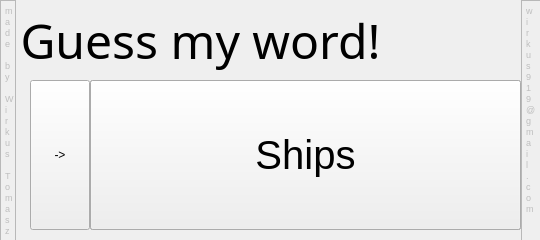
<?xml version="1.0" encoding="UTF-8"?>
<ui version="4.0">
 <class>Lobby</class>
 <widget class="QWidget" name="Lobby">
  <property name="windowModality">
   <enum>Qt::NonModal</enum>
  </property>
  <property name="geometry">
   <rect>
    <x>0</x>
    <y>0</y>
    <width>540</width>
    <height>240</height>
   </rect>
  </property>
  <property name="maximumSize">
   <size>
    <width>540</width>
    <height>240</height>
   </size>
  </property>
  <property name="windowTitle">
   <string>Widget</string>
  </property>
  <widget class="QLabel" name="titlelabel">
   <property name="geometry">
    <rect>
     <x>-30</x>
     <y>0</y>
     <width>461</width>
     <height>81</height>
    </rect>
   </property>
   <property name="minimumSize">
    <size>
     <width>0</width>
     <height>0</height>
    </size>
   </property>
   <property name="font">
    <font>
     <family>MV Boli</family>
     <pointsize>36</pointsize>
    </font>
   </property>
   <property name="text">
    <string>Guess my word!</string>
   </property>
   <property name="alignment">
    <set>Qt::AlignCenter</set>
   </property>
  </widget>
  <widget class="QLabel" name="graphiclabel">
   <property name="geometry">
    <rect>
     <x>400</x>
     <y>10</y>
     <width>111</width>
     <height>61</height>
    </rect>
   </property>
   <property name="sizePolicy">
    <sizepolicy hsizetype="Fixed" vsizetype="Preferred">
     <horstretch>0</horstretch>
     <verstretch>0</verstretch>
    </sizepolicy>
   </property>
   <property name="text">
    <string/>
   </property>
   <property name="pixmap">
    <pixmap>:/img/main.png</pixmap>
   </property>
   <property name="scaledContents">
    <bool>true</bool>
   </property>
  </widget>
  <widget class="QPushButton" name="rulesbutton">
   <property name="geometry">
    <rect>
     <x>90</x>
     <y>80</y>
     <width>431</width>
     <height>150</height>
    </rect>
   </property>
   <property name="font">
    <font>
     <pointsize>30</pointsize>
    </font>
   </property>
   <property name="text">
    <string>Rules</string>
   </property>
  </widget>
  <widget class="QPushButton" name="quitbutton">
   <property name="geometry">
    <rect>
     <x>90</x>
     <y>80</y>
     <width>431</width>
     <height>150</height>
    </rect>
   </property>
   <property name="font">
    <font>
     <pointsize>30</pointsize>
    </font>
   </property>
   <property name="text">
    <string>Quit</string>
   </property>
  </widget>
  <widget class="QTextEdit" name="textEdit">
   <property name="enabled">
    <bool>false</bool>
   </property>
   <property name="geometry">
    <rect>
     <x>0</x>
     <y>0</y>
     <width>16</width>
     <height>311</height>
    </rect>
   </property>
   <property name="html">
    <string>&lt;!DOCTYPE HTML PUBLIC &quot;-//W3C//DTD HTML 4.0//EN&quot; &quot;http://www.w3.org/TR/REC-html40/strict.dtd&quot;&gt;
&lt;html&gt;&lt;head&gt;&lt;meta name=&quot;qrichtext&quot; content=&quot;1&quot; /&gt;&lt;style type=&quot;text/css&quot;&gt;
p, li { white-space: pre-wrap; }
&lt;/style&gt;&lt;/head&gt;&lt;body style=&quot; font-family:'MS Shell Dlg 2'; font-size:8.25pt; font-weight:400; font-style:normal;&quot;&gt;
&lt;p style=&quot; margin-top:0px; margin-bottom:0px; margin-left:0px; margin-right:0px; -qt-block-indent:0; text-indent:0px;&quot;&gt;&lt;span style=&quot; font-size:7pt;&quot;&gt;m&lt;/span&gt;&lt;/p&gt;
&lt;p style=&quot; margin-top:0px; margin-bottom:0px; margin-left:0px; margin-right:0px; -qt-block-indent:0; text-indent:0px;&quot;&gt;&lt;span style=&quot; font-size:7pt;&quot;&gt;a&lt;/span&gt;&lt;/p&gt;
&lt;p style=&quot; margin-top:0px; margin-bottom:0px; margin-left:0px; margin-right:0px; -qt-block-indent:0; text-indent:0px;&quot;&gt;&lt;span style=&quot; font-size:7pt;&quot;&gt;d&lt;/span&gt;&lt;/p&gt;
&lt;p style=&quot; margin-top:0px; margin-bottom:0px; margin-left:0px; margin-right:0px; -qt-block-indent:0; text-indent:0px;&quot;&gt;&lt;span style=&quot; font-size:7pt;&quot;&gt;e&lt;/span&gt;&lt;/p&gt;
&lt;p style=&quot;-qt-paragraph-type:empty; margin-top:0px; margin-bottom:0px; margin-left:0px; margin-right:0px; -qt-block-indent:0; text-indent:0px; font-size:7pt;&quot;&gt;&lt;br /&gt;&lt;/p&gt;
&lt;p style=&quot; margin-top:0px; margin-bottom:0px; margin-left:0px; margin-right:0px; -qt-block-indent:0; text-indent:0px;&quot;&gt;&lt;span style=&quot; font-size:7pt;&quot;&gt;b&lt;/span&gt;&lt;/p&gt;
&lt;p style=&quot; margin-top:0px; margin-bottom:0px; margin-left:0px; margin-right:0px; -qt-block-indent:0; text-indent:0px;&quot;&gt;&lt;span style=&quot; font-size:7pt;&quot;&gt;y&lt;/span&gt;&lt;/p&gt;
&lt;p style=&quot;-qt-paragraph-type:empty; margin-top:0px; margin-bottom:0px; margin-left:0px; margin-right:0px; -qt-block-indent:0; text-indent:0px; font-size:7pt;&quot;&gt;&lt;br /&gt;&lt;/p&gt;
&lt;p style=&quot; margin-top:0px; margin-bottom:0px; margin-left:0px; margin-right:0px; -qt-block-indent:0; text-indent:0px;&quot;&gt;&lt;span style=&quot; font-size:7pt;&quot;&gt;W&lt;/span&gt;&lt;/p&gt;
&lt;p style=&quot; margin-top:0px; margin-bottom:0px; margin-left:0px; margin-right:0px; -qt-block-indent:0; text-indent:0px;&quot;&gt;&lt;span style=&quot; font-size:7pt;&quot;&gt;i&lt;/span&gt;&lt;/p&gt;
&lt;p style=&quot; margin-top:0px; margin-bottom:0px; margin-left:0px; margin-right:0px; -qt-block-indent:0; text-indent:0px;&quot;&gt;&lt;span style=&quot; font-size:7pt;&quot;&gt;r&lt;/span&gt;&lt;/p&gt;
&lt;p style=&quot; margin-top:0px; margin-bottom:0px; margin-left:0px; margin-right:0px; -qt-block-indent:0; text-indent:0px;&quot;&gt;&lt;span style=&quot; font-size:7pt;&quot;&gt;k&lt;/span&gt;&lt;/p&gt;
&lt;p style=&quot; margin-top:0px; margin-bottom:0px; margin-left:0px; margin-right:0px; -qt-block-indent:0; text-indent:0px;&quot;&gt;&lt;span style=&quot; font-size:7pt;&quot;&gt;u&lt;/span&gt;&lt;/p&gt;
&lt;p style=&quot; margin-top:0px; margin-bottom:0px; margin-left:0px; margin-right:0px; -qt-block-indent:0; text-indent:0px;&quot;&gt;&lt;span style=&quot; font-size:7pt;&quot;&gt;s&lt;/span&gt;&lt;/p&gt;
&lt;p style=&quot;-qt-paragraph-type:empty; margin-top:0px; margin-bottom:0px; margin-left:0px; margin-right:0px; -qt-block-indent:0; text-indent:0px; font-size:7pt;&quot;&gt;&lt;br /&gt;&lt;/p&gt;
&lt;p style=&quot; margin-top:0px; margin-bottom:0px; margin-left:0px; margin-right:0px; -qt-block-indent:0; text-indent:0px;&quot;&gt;&lt;span style=&quot; font-size:7pt;&quot;&gt;T&lt;/span&gt;&lt;/p&gt;
&lt;p style=&quot; margin-top:0px; margin-bottom:0px; margin-left:0px; margin-right:0px; -qt-block-indent:0; text-indent:0px;&quot;&gt;&lt;span style=&quot; font-size:7pt;&quot;&gt;o&lt;/span&gt;&lt;/p&gt;
&lt;p style=&quot; margin-top:0px; margin-bottom:0px; margin-left:0px; margin-right:0px; -qt-block-indent:0; text-indent:0px;&quot;&gt;&lt;span style=&quot; font-size:7pt;&quot;&gt;m&lt;/span&gt;&lt;/p&gt;
&lt;p style=&quot; margin-top:0px; margin-bottom:0px; margin-left:0px; margin-right:0px; -qt-block-indent:0; text-indent:0px;&quot;&gt;&lt;span style=&quot; font-size:7pt;&quot;&gt;a&lt;/span&gt;&lt;/p&gt;
&lt;p style=&quot; margin-top:0px; margin-bottom:0px; margin-left:0px; margin-right:0px; -qt-block-indent:0; text-indent:0px;&quot;&gt;&lt;span style=&quot; font-size:7pt;&quot;&gt;s&lt;/span&gt;&lt;/p&gt;
&lt;p style=&quot; margin-top:0px; margin-bottom:0px; margin-left:0px; margin-right:0px; -qt-block-indent:0; text-indent:0px;&quot;&gt;&lt;span style=&quot; font-size:7pt;&quot;&gt;z&lt;/span&gt;&lt;/p&gt;&lt;/body&gt;&lt;/html&gt;</string>
   </property>
  </widget>
  <widget class="QTextEdit" name="textEdit_2">
   <property name="enabled">
    <bool>false</bool>
   </property>
   <property name="geometry">
    <rect>
     <x>521</x>
     <y>0</y>
     <width>20</width>
     <height>321</height>
    </rect>
   </property>
   <property name="html">
    <string>&lt;!DOCTYPE HTML PUBLIC &quot;-//W3C//DTD HTML 4.0//EN&quot; &quot;http://www.w3.org/TR/REC-html40/strict.dtd&quot;&gt;
&lt;html&gt;&lt;head&gt;&lt;meta name=&quot;qrichtext&quot; content=&quot;1&quot; /&gt;&lt;style type=&quot;text/css&quot;&gt;
p, li { white-space: pre-wrap; }
&lt;/style&gt;&lt;/head&gt;&lt;body style=&quot; font-family:'MS Shell Dlg 2'; font-size:8.25pt; font-weight:400; font-style:normal;&quot;&gt;
&lt;p style=&quot; margin-top:0px; margin-bottom:0px; margin-left:0px; margin-right:0px; -qt-block-indent:0; text-indent:0px;&quot;&gt;&lt;span style=&quot; font-size:7pt;&quot;&gt;w&lt;/span&gt;&lt;/p&gt;
&lt;p style=&quot; margin-top:0px; margin-bottom:0px; margin-left:0px; margin-right:0px; -qt-block-indent:0; text-indent:0px;&quot;&gt;&lt;span style=&quot; font-size:7pt;&quot;&gt;i&lt;/span&gt;&lt;/p&gt;
&lt;p style=&quot; margin-top:0px; margin-bottom:0px; margin-left:0px; margin-right:0px; -qt-block-indent:0; text-indent:0px;&quot;&gt;&lt;span style=&quot; font-size:7pt;&quot;&gt;r&lt;/span&gt;&lt;/p&gt;
&lt;p style=&quot; margin-top:0px; margin-bottom:0px; margin-left:0px; margin-right:0px; -qt-block-indent:0; text-indent:0px;&quot;&gt;&lt;span style=&quot; font-size:7pt;&quot;&gt;k&lt;/span&gt;&lt;/p&gt;
&lt;p style=&quot; margin-top:0px; margin-bottom:0px; margin-left:0px; margin-right:0px; -qt-block-indent:0; text-indent:0px;&quot;&gt;&lt;span style=&quot; font-size:7pt;&quot;&gt;u&lt;/span&gt;&lt;/p&gt;
&lt;p style=&quot; margin-top:0px; margin-bottom:0px; margin-left:0px; margin-right:0px; -qt-block-indent:0; text-indent:0px;&quot;&gt;&lt;span style=&quot; font-size:7pt;&quot;&gt;s&lt;/span&gt;&lt;/p&gt;
&lt;p style=&quot; margin-top:0px; margin-bottom:0px; margin-left:0px; margin-right:0px; -qt-block-indent:0; text-indent:0px;&quot;&gt;&lt;span style=&quot; font-size:7pt;&quot;&gt;9&lt;/span&gt;&lt;/p&gt;
&lt;p style=&quot; margin-top:0px; margin-bottom:0px; margin-left:0px; margin-right:0px; -qt-block-indent:0; text-indent:0px;&quot;&gt;&lt;span style=&quot; font-size:7pt;&quot;&gt;1&lt;/span&gt;&lt;/p&gt;
&lt;p style=&quot; margin-top:0px; margin-bottom:0px; margin-left:0px; margin-right:0px; -qt-block-indent:0; text-indent:0px;&quot;&gt;&lt;span style=&quot; font-size:7pt;&quot;&gt;9&lt;/span&gt;&lt;/p&gt;
&lt;p style=&quot; margin-top:0px; margin-bottom:0px; margin-left:0px; margin-right:0px; -qt-block-indent:0; text-indent:0px;&quot;&gt;&lt;span style=&quot; font-size:7pt;&quot;&gt;@&lt;/span&gt;&lt;/p&gt;
&lt;p style=&quot; margin-top:0px; margin-bottom:0px; margin-left:0px; margin-right:0px; -qt-block-indent:0; text-indent:0px;&quot;&gt;&lt;span style=&quot; font-size:7pt;&quot;&gt;g&lt;/span&gt;&lt;/p&gt;
&lt;p style=&quot; margin-top:0px; margin-bottom:0px; margin-left:0px; margin-right:0px; -qt-block-indent:0; text-indent:0px;&quot;&gt;&lt;span style=&quot; font-size:7pt;&quot;&gt;m&lt;/span&gt;&lt;/p&gt;
&lt;p style=&quot; margin-top:0px; margin-bottom:0px; margin-left:0px; margin-right:0px; -qt-block-indent:0; text-indent:0px;&quot;&gt;&lt;span style=&quot; font-size:7pt;&quot;&gt;a&lt;/span&gt;&lt;/p&gt;
&lt;p style=&quot; margin-top:0px; margin-bottom:0px; margin-left:0px; margin-right:0px; -qt-block-indent:0; text-indent:0px;&quot;&gt;&lt;span style=&quot; font-size:7pt;&quot;&gt;i&lt;/span&gt;&lt;/p&gt;
&lt;p style=&quot; margin-top:0px; margin-bottom:0px; margin-left:0px; margin-right:0px; -qt-block-indent:0; text-indent:0px;&quot;&gt;&lt;span style=&quot; font-size:7pt;&quot;&gt;l&lt;/span&gt;&lt;/p&gt;
&lt;p style=&quot; margin-top:0px; margin-bottom:0px; margin-left:0px; margin-right:0px; -qt-block-indent:0; text-indent:0px;&quot;&gt;&lt;span style=&quot; font-size:7pt;&quot;&gt;.&lt;/span&gt;&lt;/p&gt;
&lt;p style=&quot; margin-top:0px; margin-bottom:0px; margin-left:0px; margin-right:0px; -qt-block-indent:0; text-indent:0px;&quot;&gt;&lt;span style=&quot; font-size:7pt;&quot;&gt;c&lt;/span&gt;&lt;/p&gt;
&lt;p style=&quot; margin-top:0px; margin-bottom:0px; margin-left:0px; margin-right:0px; -qt-block-indent:0; text-indent:0px;&quot;&gt;&lt;span style=&quot; font-size:7pt;&quot;&gt;o&lt;/span&gt;&lt;/p&gt;
&lt;p style=&quot; margin-top:0px; margin-bottom:0px; margin-left:0px; margin-right:0px; -qt-block-indent:0; text-indent:0px;&quot;&gt;&lt;span style=&quot; font-size:7pt;&quot;&gt;m&lt;/span&gt;&lt;/p&gt;
&lt;p style=&quot;-qt-paragraph-type:empty; margin-top:0px; margin-bottom:0px; margin-left:0px; margin-right:0px; -qt-block-indent:0; text-indent:0px; font-size:7pt;&quot;&gt;&lt;br /&gt;&lt;/p&gt;
&lt;p style=&quot;-qt-paragraph-type:empty; margin-top:0px; margin-bottom:0px; margin-left:0px; margin-right:0px; -qt-block-indent:0; text-indent:0px; font-size:7pt;&quot;&gt;&lt;br /&gt;&lt;/p&gt;&lt;/body&gt;&lt;/html&gt;</string>
   </property>
  </widget>
  <widget class="QPushButton" name="switchButton">
   <property name="geometry">
    <rect>
     <x>30</x>
     <y>80</y>
     <width>60</width>
     <height>150</height>
    </rect>
   </property>
   <property name="text">
    <string>-&gt;</string>
   </property>
  </widget>
  <widget class="QPushButton" name="startGuessMyWord">
   <property name="geometry">
    <rect>
     <x>90</x>
     <y>80</y>
     <width>431</width>
     <height>150</height>
    </rect>
   </property>
   <property name="font">
    <font>
     <pointsize>30</pointsize>
    </font>
   </property>
   <property name="text">
    <string>Guess my word</string>
   </property>
   <property name="flat">
    <bool>false</bool>
   </property>
  </widget>
  <widget class="QPushButton" name="authorbutton">
   <property name="geometry">
    <rect>
     <x>90</x>
     <y>80</y>
     <width>431</width>
     <height>150</height>
    </rect>
   </property>
   <property name="font">
    <font>
     <pointsize>30</pointsize>
    </font>
   </property>
   <property name="text">
    <string>Author</string>
   </property>
   <property name="flat">
    <bool>false</bool>
   </property>
  </widget>
  <widget class="QPushButton" name="startTrainYourMemory">
   <property name="geometry">
    <rect>
     <x>90</x>
     <y>80</y>
     <width>431</width>
     <height>150</height>
    </rect>
   </property>
   <property name="font">
    <font>
     <pointsize>30</pointsize>
    </font>
   </property>
   <property name="text">
    <string>Train your memory</string>
   </property>
   <property name="flat">
    <bool>false</bool>
   </property>
  </widget>
  <widget class="QPushButton" name="startShips">
   <property name="geometry">
    <rect>
     <x>90</x>
     <y>80</y>
     <width>431</width>
     <height>150</height>
    </rect>
   </property>
   <property name="font">
    <font>
     <pointsize>30</pointsize>
    </font>
   </property>
   <property name="text">
    <string>Ships</string>
   </property>
   <property name="flat">
    <bool>false</bool>
   </property>
  </widget>
  <zorder>quitbutton</zorder>
  <zorder>authorbutton</zorder>
  <zorder>titlelabel</zorder>
  <zorder>graphiclabel</zorder>
  <zorder>rulesbutton</zorder>
  <zorder>textEdit</zorder>
  <zorder>textEdit_2</zorder>
  <zorder>switchButton</zorder>
  <zorder>startGuessMyWord</zorder>
  <zorder>startTrainYourMemory</zorder>
  <zorder>startShips</zorder>
 </widget>
 <layoutdefault spacing="6" margin="11"/>
 <resources/>
 <connections/>
</ui>
